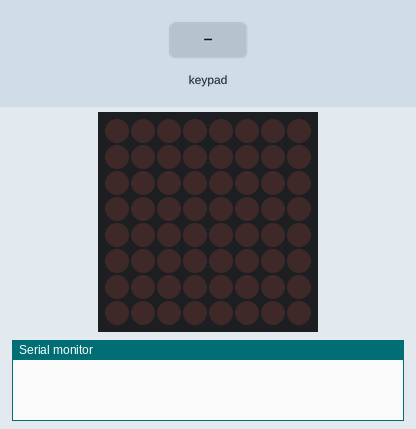
Simulated run of this sketch. Board: Arduino Uno, built with avr-gcc and run on an emulated ATmega328P. Parts: 8×8 LED matrix, the last lines printed to the serial monitor. The test bench sets the inputs (shaded band).

Above: at 1.2 s.
1.3 s: key '5' pressed
At 1.4 s:
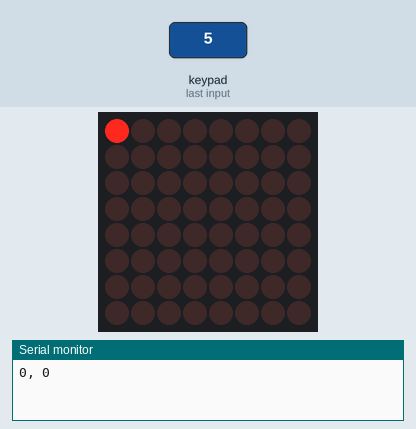
4.3 s: keypad keys 5 4 3 2 pressed 0.4 s apart
At 4.45 s:
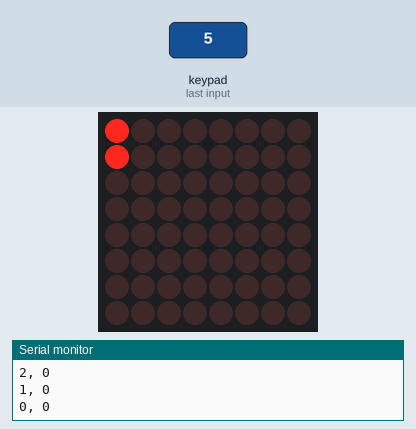
7.4 s: keypad keys 5 4 3 2 A pressed 0.4 s apart
At 7.52 s:
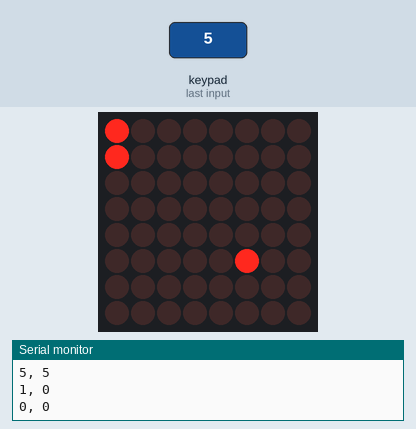
10.9 s: keypad keys 5 4 3 2 D pressed 0.4 s apart
At 11.04 s:
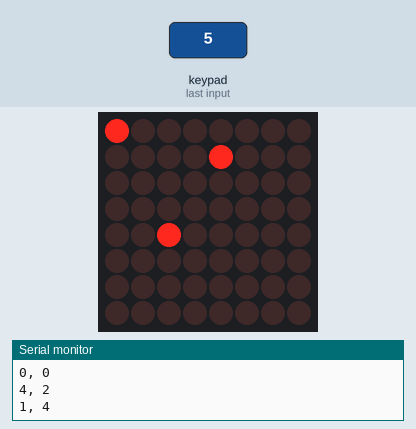
14.4 s: key '1' pressed
At 14.56 s:
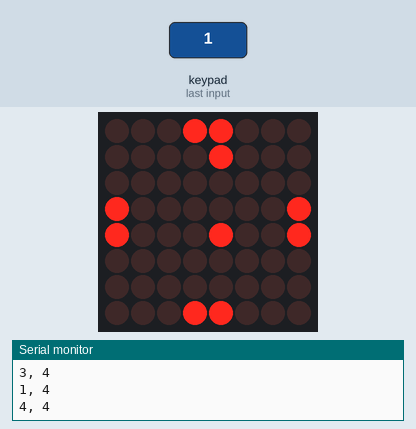
17.4 s: key '2' pressed
At 17.5 s:
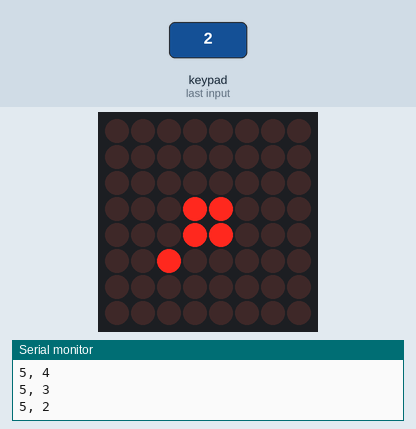

The sketch:

ledMatrix.ino
```cpp
#include <Keypad.h>
#include <LedControl.h>

/*
 Now we need a LedControl to work with.
 ***** These pin numbers will probably not work with your hardware *****
 pin 12 is connected to the DataIn
 pin 11 is connected to the CLK
 pin 10 is connected to LOAD
 We have only a single MAX72XX.
 */
LedControl lc = LedControl(12,11,10,1);

const byte ROWS = 4; // Four rows
const byte COLS = 4; // Three columns
// Define the Keymap
char buttons[ROWS][COLS] = {
  {'1','2','3','4'},
  {'5','6','7','8'},
  {'9','0','A','B'},
  {'C','D','E','F'}
};
// Connect keypad ROW0, ROW1, ROW2 and ROW3 to these Arduino pins.
byte rowPins[ROWS] = { 7, 6, 8, 9 };
// Connect keypad COL0, COL1 and COL2 to these Arduino pins.
byte colPins[COLS] = { 5, 4, 3, 2 };

// Create the Keypad
Keypad keypd = Keypad( makeKeymap(buttons), rowPins, colPins, ROWS, COLS );

// Set animation speed
const int animationMultiplier = 100;

// Set up a timer
int timer = 0;

// Set up a list for each key pressed
char keys[10] = {'0','0','0','0','0','0','0','0','0','0'};

// Set up a list for animation step for each key
int steps[10] = {0,0,0,0,0,0,0,0,0,0};

int spiralArray[64][2] = {{0, 0}, {0, 1}, {0, 2}, {0, 3}, {0, 4}, {0, 5}, {0, 6}, {0, 7}, {1, 7}, {2, 7}, {3, 7}, {4, 7}, {5, 7}, {6, 7}, {7, 7}, {7, 6}, {7, 5}, {7, 4}, {7, 3}, {7, 2}, {7, 1}, {7, 0}, {6, 0}, {5, 0}, {4, 0}, {3, 0}, {2, 0}, {1, 0}, {1, 1}, {1, 2}, {1, 3}, {1, 4}, {1, 5}, {1, 6}, {2, 6}, {3, 6}, {4, 6}, {5, 6}, {6, 6}, {6, 5}, {6, 4}, {6, 3}, {6, 2}, {6, 1}, {5, 1}, {4, 1}, {3, 1}, {2, 1}, {2, 2}, {2, 3}, {2, 4}, {2, 5}, {3, 5}, {4, 5}, {5, 5}, {5, 4}, {5, 3}, {5, 2}, {4, 2}, {3, 2}, {3, 3}, {3, 4}, {4, 4}, {4, 3}};

void setup() {

  // Activate console logging
  Serial.begin(9600);

  /*
  The MAX72XX is in power-saving mode on startup,
  we have to do a wakeup call
  */
  lc.shutdown(0,false);
  /* Set the brightness to a medium values */
  lc.setIntensity(0,1);
  /* and clear the display */
  lc.clearDisplay(0);
}

void loop() {
  // put your main code here, to run repeatedly:
  char key = keypd.getKey();

  if (key) {
    addKey(key);
  }

  if (timer % 100 == 0) {
    lc.clearDisplay(0);
    // Iterates throughout the list and goes frame by frame
    for (int i = 0; i < 10; i++) {
      if (keys[i] == '1') {
        laserIn(steps[i], i);
      }

      else if (keys[i] == '2') {
        laserOut(steps[i], i);
      }

      else if (keys[i] == '3') {
        crossIn(steps[i], i);
      }

      else if (keys[i] == '4') {
        crossOut(steps[i], i);
      }else if (keys[i] == '5') {
        spiralIn(steps[i], i);
      }

      // To add more keys, add an else if statement, then feed in steps[i] and i
    }
  }

  delay(1);
  timer++;
}

void addKey(char key) {
  // Iterates through all instances in the active animations list
  for (int i = 0; i < 10; i++) {

    if (keys[i] == '0') {

      keys[i] = key;
      // If the instance in the keys list is not being used, assign a key to that list

      break;

    }

  }
}

void crossIn(int aniStep, int keysId){
  lc.setLed(0, aniStep, aniStep, true);
  lc.setLed(0, 7-aniStep, aniStep, true);
  lc.setLed(0, aniStep, 7-aniStep, true);
  lc.setLed(0, 7-aniStep,7-aniStep, true);

    // Adds to the frame count
  steps[keysId] += 1;

  // If the the frame count reaches the end of the animation, reset everything
  if (aniStep == 3) {
    keys[keysId] = '0';
    steps[keysId] = 0;
  }

}

void crossOut(int aniStep, int keysId){
  lc.setLed(0, 4+aniStep, 4+aniStep, true);
  lc.setLed(0, 3-aniStep, 3-aniStep, true);
  lc.setLed(0, 4+aniStep, 3-aniStep, true);
  lc.setLed(0, 3-aniStep, 4+aniStep, true);

    // Adds to the frame count
  steps[keysId] += 1;

  // If the the frame count reaches the end of the animation, reset everything
  if (aniStep == 4) {
    keys[keysId] = '0';
    steps[keysId] = 0;
  }

}

void laserIn(int aniStep, int keysId){
  //Vertical Up
  lc.setLed(0, 3, aniStep, true);
  lc.setLed(0, 4, aniStep, true);

  //Vertical Down
  lc.setLed(0, 3, 7-aniStep, true);
  lc.setLed(0, 4, 7-aniStep, true);

  //Left in
  lc.setLed(0, aniStep, 3, true);
  lc.setLed(0, aniStep, 4, true);

  //Vertical Up
  lc.setLed(0, 7-aniStep, 3, true);
  lc.setLed(0, 7-aniStep, 4, true);

  // Adds to the frame count
  steps[keysId] += 1;

  // If the the frame count reaches the end of the animation, reset everything
  if (aniStep == 3) {
    keys[keysId] = '0';
    steps[keysId] = 0;
  }

}


void laserOut(int aniStep, int keysId){
  /*
   * Takes in a step and an ID
   * The step is for positioning and frame count
   * The ID is for knowing what is going on
   */

  //Vertical Up
  lc.setLed(0, 3-aniStep, 3, true);
  lc.setLed(0, 3-aniStep, 4, true);

  //Vertical Down
  lc.setLed(0, 4+aniStep, 3, true);
  lc.setLed(0, 4+aniStep, 4, true);

  //Left in
  lc.setLed(0, 3, 4+aniStep, true);
  lc.setLed(0, 4, 4+aniStep, true);

  //Right in
  lc.setLed(0, 3, 3-aniStep, true);
  lc.setLed(0, 4, 3-aniStep, true);

  // Adds to the frame count
  steps[keysId] += 1;

  // If the the frame count reaches the end of the animation, reset everything
  if (aniStep == 4) { // The number here should correlate to the end of the frame loop
    keys[keysId] = '0';
    steps[keysId] = 0;
    // Resets list
  }

}

void spiralIn(int aniStep, int keysId) {
  Serial.print(spiralArray[aniStep][0]);
  Serial.print(", ");
  Serial.println(spiralArray[aniStep][1]);
  lc.setLed(0, spiralArray[aniStep][0], spiralArray[aniStep][1], true);

  // Adds to the frame count
  steps[keysId] += 1;

  // If the the frame count reaches the end of the animation, reset everything
  if (aniStep == 63) { // The number here should correlate to the end of the frame loop
    keys[keysId] = '0';
    steps[keysId] = 0;
    // Resets list
  }
}
```

Measured:
- after the input at 1.3 s, the display: changes after 0.05 s (image 1)
- after the input at 4.3 s, the display: changes after 0.10 s (image 2)
- after the input at 7.4 s, the display: changes after 0.06 s (image 3)
- after the input at 10.9 s, the display: changes after 0.09 s (image 4)
- after the input at 14.4 s, the display: changes after 0.11 s (image 5)
- after the input at 17.4 s, the display: changes after 0.05 s (image 6)
